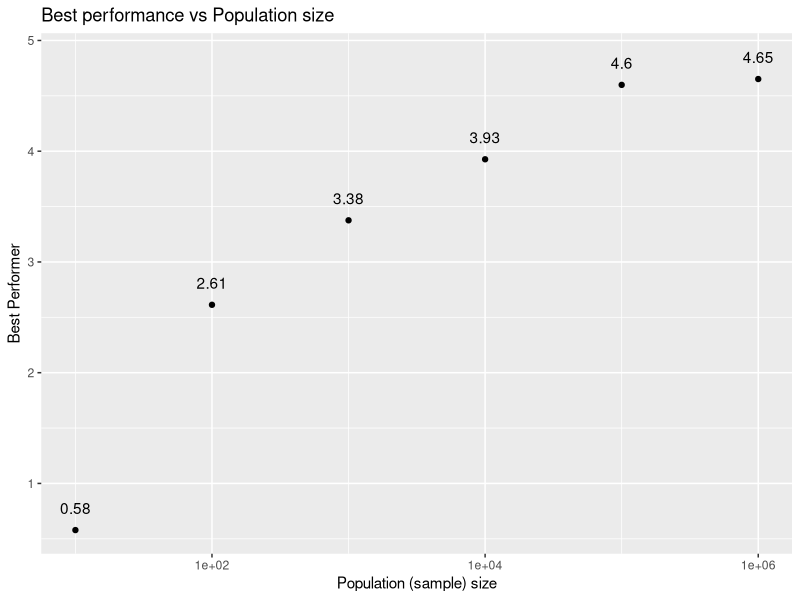
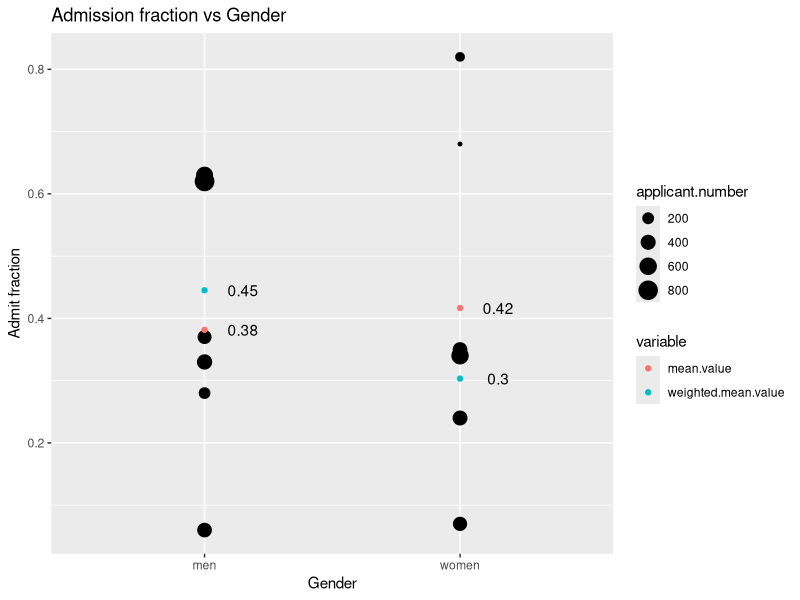

R code for these plots, in order:
# Demonstrating potentially misleading data science case studies
#
# Date: March 3, 2017
#
# Author: Naumaan Nayyar

#### ENVIRONMENT ####
# clear workspace
rm(list = ls())
cat("\014")
graphics.off()

# load required libraries
library(ggplot2)
library(bit64)
library(data.table)

#### Population size and its effect of best performance ####
# How different population sizes in different groups can mislead to the true
# nature of the underlyinng distribution
# WHY?
# Because greater the sample size, more the probability of picking a larger
# number when the distribution is long-tailed.
x <- sapply(1:6, function(x) 10^x)  # different population sizes
y <- lapply(x, function(x) max(rnorm(x)))  # finding best performer under the same distribution
pop.plot <- qplot(x = x, y = unlist(y), geom = "point") +
            scale_x_log10() +
            labs(title = "Best performance vs Population size",
                 x = "Population (sample) size",
                 y = "Best Performer") +
            geom_text(aes(label = round(unlist(y), 2)), nudge_y = 0.2)
print(pop.plot)  # best performer gets better as population size increases

#### Simpson's Paradox ####
# How pooling cases from different groups can lead to incorrect conclusions
# source: UC Berkely gender bias
# WHY?
# Beacuse weighted-averages depend on the size of the group weights.
graduate.admits <- data.table(department = c("a","b","c","d","e","f"),
                             men.applicants = c(825, 560, 325, 417, 191, 373),
                             men.admit = c(0.62, 0.63, 0.37, 0.33, 0.28, 0.06),
                             women.applicants = c(108, 25, 593, 375, 393, 341),
                             women.admit = c(0.82, 0.68, 0.34, 0.35, 0.24, 0.07))
melt.admit <- melt(graduate.admits, id = 1,
                    measure = patterns("admit"), variable.name = "type",
                    value.name = "admit.fraction", variable.factor = TRUE)
setattr(melt.admit$type, "levels", c("men", "women"))
melt.applicant <- melt(graduate.admits, id = 1,
                       measure = patterns("applicants"), variable.name = "type",
                       value.name = "applicant.number", variable.factor = TRUE)
setattr(melt.applicant$type, "levels", c("men", "women"))
graduate.admits.melt <- merge(melt.applicant, melt.admit)
graduate.admits.summary <- melt(graduate.admits.melt[,
                        .(mean.value = mean(admit.fraction),
                          weighted.mean.value = weighted.mean(admit.fraction, applicant.number)),
                        by=type], id = 1)
simpson.plot <- ggplot(data = graduate.admits.melt,
                       aes(x = type, y = admit.fraction)) +
                labs(title = "Admission fraction vs Gender",
                     x = "Gender", y = "Admit fraction") +
                geom_point(aes(size = applicant.number)) +
                geom_point(data = graduate.admits.summary,
                           aes(x = type, y = value, color = variable)) +
                geom_text(data = graduate.admits.summary,
                          aes(x = type, y = value, label = round(value, 2)),
                          nudge_x = 0.15, check_overlap = TRUE)
print(simpson.plot)  # weighted admit mean for men is greater than for women,
                     # unweighted admit mean for women is greater than for men 
